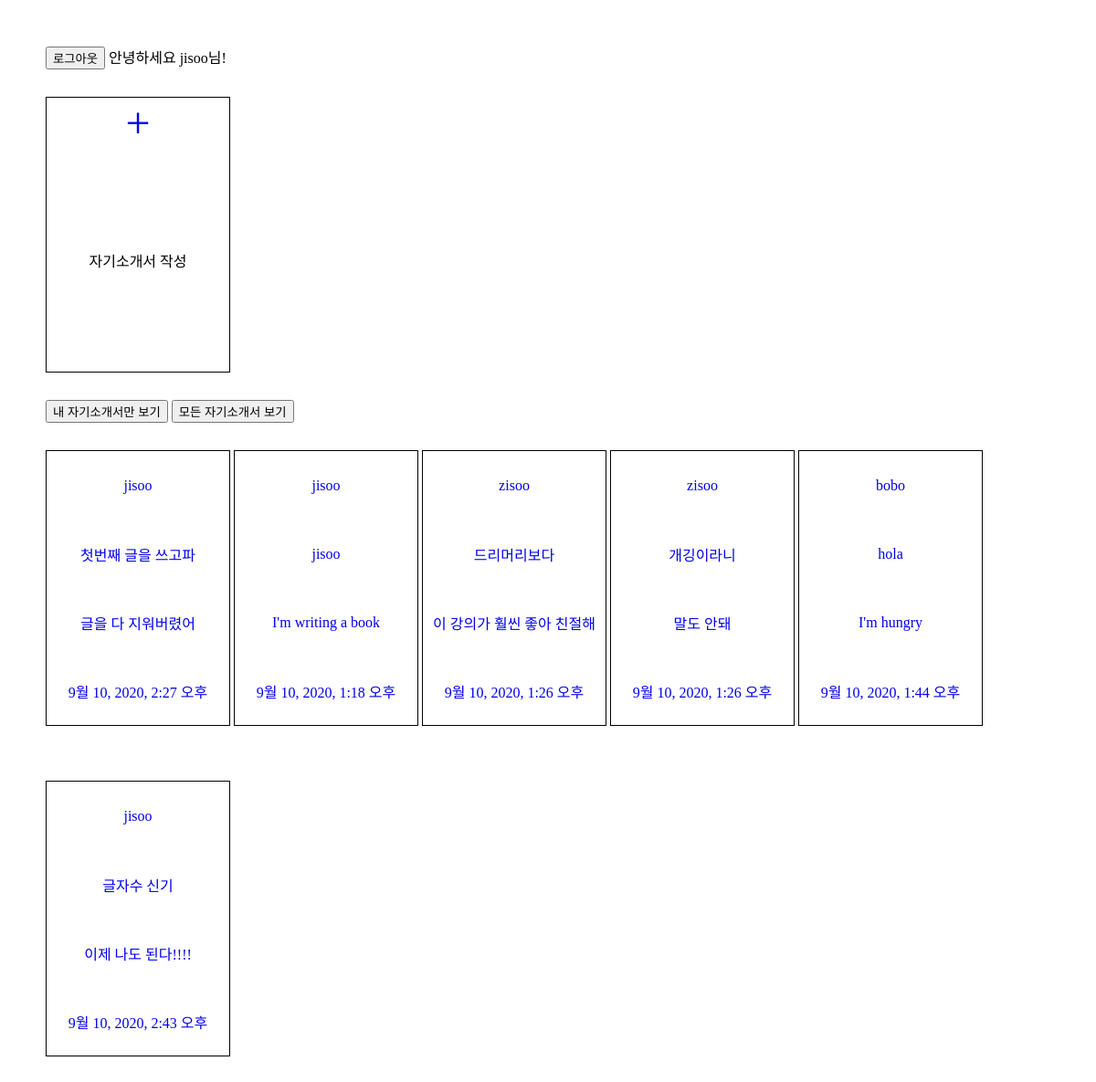
The app's page / (signed in) with its own data.
### main/models.py (models this page shows)
class Jasoseol(models.Model):
    title = models.CharField(max_length=50)
    content = models.TextField()
    updated_at = models.DateTimeField(auto_now = True)
    author = models.ForeignKey(User, on_delete = models.CASCADE)

### main/views.py (the view)
# urls.py: path('', views.index, name = "index"),
def index(request):
    all_jss = Jasoseol.objects.all()
    return render(request, 'index.html',{'all_jss': all_jss})

### main/templates/index.html (shortened to what this page needs)
{% load static %}
<!DOCTYPE html>
<html lang="en">
<head>
    <link rel="stylesheet" type="text/css" href="{% static 'css/index.css' %}">
</head>
<body>
    {% if user.is_authenticated %}
    <a href="{% url 'logout' %}">
        <button> 로그아웃</button>
    </a>
    안녕하세요 {{user}}님!
    {% endif %}
    <div class="make_Jss">
        <a href="{% url 'create' %}">
            <div class="plus_btn">
                +
            </div>
        </a>
        <p> 자기소개서 작성</p>
    </div>
    {% if user.is_authenticated %}
    <a href="{% url 'my_index' %}">
        <button> 내 자기소개서만 보기 </button>
    </a>
    <a href="{% url 'index' %}">
        <button> 모든 자기소개서 보기</button>
    </a>
    {% endif %}
    <br>
    {% for jss in all_jss %}
    <a href="{% url 'detail' jss.id %}">
        <div class="all_Jss">
            <p>{{jss.author}}</p>
            <p>{{jss.title}}</p>
            <p>{{jss.content}}</p>
            <p>{{jss.updated_at}}</p>
        </div>
    </a>
</body>
{% endfor %}
</body>
</html>

### main/static/css/index.css (style rules this page uses)
body { margin:0; padding:50px; }
.make_Jss, .all_Jss { width : 200px; height : 300px; border : 1px solid black; display : flex; flex-direction : column; align-items : center; margin-bottom : 30px; margin-top : 30px; }
.all_Jss { display : inline-flex; }
.plus_btn { flex : 1; display : flex; align-items : center ; font-size : 3rem; }
p { flex:1; display : flex; align-items : center ; }
a { text-decoration: none; }

### records on screen
Jasoseol: author "jisoo", title "첫번째 글을 쓰고파", content "글을 다 지워버렸어", updated_at "9월 10, 2020, 2:27 오후"
Jasoseol: author "jisoo", title "jisoo", content "I'm writing a book", updated_at "9월 10, 2020, 1:18 오후"
Jasoseol: author "zisoo", title "드리머리보다", content "이 강의가 훨씬 좋아 친절해", updated_at "9월 10, 2020, 1:26 오후"
Jasoseol: author "zisoo", title "개깅이라니", content "말도 안돼", updated_at "9월 10, 2020, 1:26 오후"
Jasoseol: author "bobo", title "hola", content "I'm hungry", updated_at "9월 10, 2020, 1:44 오후"
Jasoseol: author "jisoo", title "글자수 신기", content "이제 나도 된다!!!!", updated_at "9월 10, 2020, 2:43 오후"

### other values on screen
{{ user }} "jisoo"
